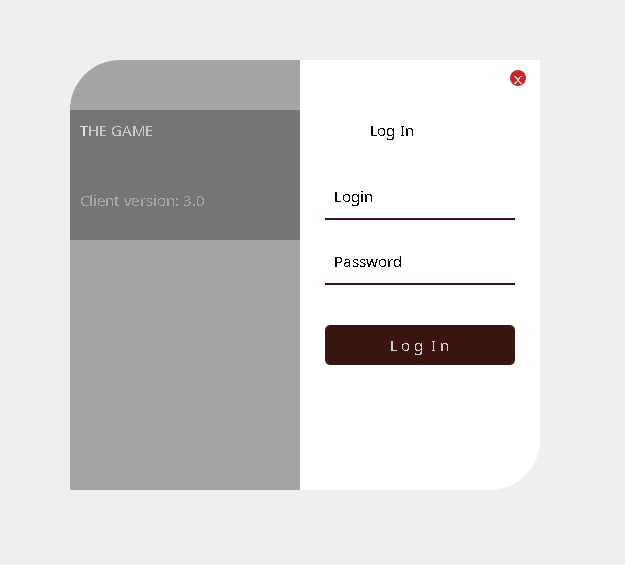
<?xml version="1.0" encoding="UTF-8"?>
<ui version="4.0">
 <class>Form</class>
 <widget class="QWidget" name="Form">
  <property name="geometry">
   <rect>
    <x>0</x>
    <y>0</y>
    <width>625</width>
    <height>565</height>
   </rect>
  </property>
  <property name="font">
   <font>
    <family>Super Legend Boy</family>
   </font>
  </property>
  <property name="windowTitle">
   <string>Form</string>
  </property>
  <widget class="QWidget" name="widget" native="true">
   <property name="geometry">
    <rect>
     <x>30</x>
     <y>30</y>
     <width>550</width>
     <height>500</height>
    </rect>
   </property>
   <property name="font">
    <font>
     <family>Super Legend Boy</family>
     <pointsize>11</pointsize>
     <weight>50</weight>
     <italic>false</italic>
     <bold>false</bold>
     <underline>false</underline>
     <strikeout>false</strikeout>
     <stylestrategy>NoAntialias</stylestrategy>
     <kerning>false</kerning>
    </font>
   </property>
   <property name="styleSheet">
    <string notr="true">font: 11pt &quot;Super Legend Boy&quot;;</string>
   </property>
   <widget class="QLabel" name="label">
    <property name="geometry">
     <rect>
      <x>40</x>
      <y>30</y>
      <width>280</width>
      <height>430</height>
     </rect>
    </property>
    <property name="styleSheet">
     <string notr="true">border-image: url(:/images/background.jpg);
border-top-left-radius: 50px;</string>
    </property>
    <property name="text">
     <string/>
    </property>
   </widget>
   <widget class="QLabel" name="label_2">
    <property name="geometry">
     <rect>
      <x>40</x>
      <y>30</y>
      <width>280</width>
      <height>430</height>
     </rect>
    </property>
    <property name="styleSheet">
     <string notr="true">background-color:rgba(0, 0, 0, 80);
border-top-left-radius: 50px;</string>
    </property>
    <property name="text">
     <string/>
    </property>
   </widget>
   <widget class="QLabel" name="label_3">
    <property name="geometry">
     <rect>
      <x>270</x>
      <y>30</y>
      <width>240</width>
      <height>430</height>
     </rect>
    </property>
    <property name="styleSheet">
     <string notr="true">background-color:rgba(255, 255, 255, 255);
border-bottom-right-radius: 50px;</string>
    </property>
    <property name="text">
     <string/>
    </property>
   </widget>
   <widget class="QLabel" name="label_4">
    <property name="geometry">
     <rect>
      <x>340</x>
      <y>80</y>
      <width>100</width>
      <height>40</height>
     </rect>
    </property>
    <property name="font">
     <font>
      <family>Super Legend Boy</family>
      <pointsize>11</pointsize>
      <weight>50</weight>
      <italic>false</italic>
      <bold>false</bold>
     </font>
    </property>
    <property name="styleSheet">
     <string notr="true">color:rgba(0, 0, 0, 200);</string>
    </property>
    <property name="text">
     <string>Log In</string>
    </property>
   </widget>
   <widget class="QLineEdit" name="loginfield">
    <property name="geometry">
     <rect>
      <x>295</x>
      <y>150</y>
      <width>190</width>
      <height>40</height>
     </rect>
    </property>
    <property name="font">
     <font>
      <family>Super Legend Boy</family>
      <pointsize>11</pointsize>
      <weight>50</weight>
      <italic>false</italic>
      <bold>false</bold>
     </font>
    </property>
    <property name="styleSheet">
     <string notr="true">background-color:rgba(0, 0, 0, 0);
border:none;
border-bottom:2px solid#3b1410;
color:rgba(0, 0, 0, 240);
padding-bottom:7px;</string>
    </property>
    <property name="text">
     <string/>
    </property>
    <property name="placeholderText">
     <string>  Login</string>
    </property>
   </widget>
   <widget class="QLineEdit" name="password">
    <property name="geometry">
     <rect>
      <x>295</x>
      <y>215</y>
      <width>190</width>
      <height>40</height>
     </rect>
    </property>
    <property name="font">
     <font>
      <family>Super Legend Boy</family>
      <pointsize>11</pointsize>
      <weight>50</weight>
      <italic>false</italic>
      <bold>false</bold>
     </font>
    </property>
    <property name="styleSheet">
     <string notr="true">background-color:rgba(0, 0, 0, 0);
border:none;
border-bottom:2px solid #3b1410;
color:rgba(0, 0, 0, 240);
padding-bottom:7px;</string>
    </property>
    <property name="echoMode">
     <enum>QLineEdit::Password</enum>
    </property>
    <property name="placeholderText">
     <string>  Password</string>
    </property>
   </widget>
   <widget class="QPushButton" name="singnup">
    <property name="geometry">
     <rect>
      <x>295</x>
      <y>295</y>
      <width>190</width>
      <height>40</height>
     </rect>
    </property>
    <property name="font">
     <font>
      <family>Super Legend Boy</family>
      <pointsize>11</pointsize>
      <weight>50</weight>
      <italic>false</italic>
      <bold>false</bold>
     </font>
    </property>
    <property name="styleSheet">
     <string notr="true">QPushButton{
background-color:#3b1410;
 color:rgba(255, 255, 255, 210);
border-radius:5px;
}

QPushButton:hover{
background-color:#562926;
}
</string>
    </property>
    <property name="text">
     <string>L o g  I n</string>
    </property>
   </widget>
   <widget class="QLabel" name="label_6">
    <property name="geometry">
     <rect>
      <x>40</x>
      <y>80</y>
      <width>230</width>
      <height>130</height>
     </rect>
    </property>
    <property name="styleSheet">
     <string notr="true">background-color:rgba(0, 0, 0, 75);</string>
    </property>
    <property name="text">
     <string/>
    </property>
   </widget>
   <widget class="QLabel" name="label_7">
    <property name="geometry">
     <rect>
      <x>50</x>
      <y>80</y>
      <width>180</width>
      <height>40</height>
     </rect>
    </property>
    <property name="font">
     <font>
      <family>Super Legend Boy</family>
      <pointsize>11</pointsize>
      <weight>50</weight>
      <italic>false</italic>
      <bold>false</bold>
     </font>
    </property>
    <property name="styleSheet">
     <string notr="true">color:rgba(255, 255, 255, 200);</string>
    </property>
    <property name="text">
     <string>THE GAME</string>
    </property>
   </widget>
   <widget class="QLabel" name="label_8">
    <property name="geometry">
     <rect>
      <x>50</x>
      <y>145</y>
      <width>220</width>
      <height>50</height>
     </rect>
    </property>
    <property name="font">
     <font>
      <family>Super Legend Boy</family>
      <pointsize>11</pointsize>
      <weight>50</weight>
      <italic>false</italic>
      <bold>false</bold>
     </font>
    </property>
    <property name="styleSheet">
     <string notr="true">color:rgba(255, 255, 255, 170);</string>
    </property>
    <property name="text">
     <string>Client version: 3.0</string>
    </property>
   </widget>
   <widget class="QPushButton" name="x">
    <property name="geometry">
     <rect>
      <x>480</x>
      <y>40</y>
      <width>16</width>
      <height>16</height>
     </rect>
    </property>
    <property name="font">
     <font>
      <family>Super Legend Boy</family>
      <pointsize>11</pointsize>
      <weight>50</weight>
      <italic>false</italic>
      <bold>false</bold>
     </font>
    </property>
    <property name="styleSheet">
     <string notr="true">QPushButton{
background-color: #cd2728; 
color:rgba(255, 255, 255, 210);
border-radius:8px;
}

QPushButton:hover{
background-color: #562926;
}

</string>
    </property>
    <property name="text">
     <string>x</string>
    </property>
   </widget>
  </widget>
 </widget>
 <resources>
  <include location="res.qrc"/>
 </resources>
 <connections/>
</ui>
